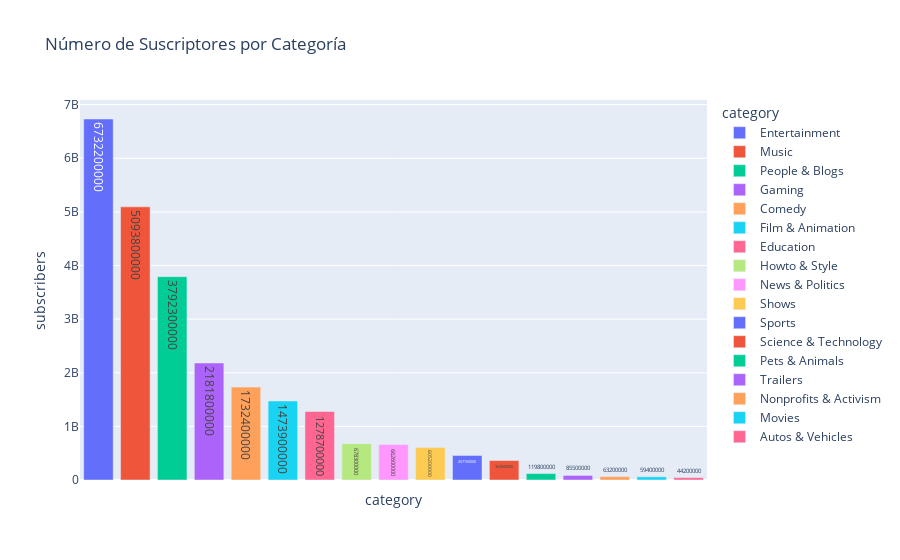

Notebook source saved alongside this figure:
### Code cell
# Crear el gráfico de barras interactivo con Plotly Express
fig = px.bar(subscribers_by_category, x='category', y='subscribers', 
             title='Número de Suscriptores por Categoría', text='subscribers', color='category')

# Ocultar las etiquetas del eje x
fig.update_xaxes(showticklabels=False)

# Mostrar el gráfico
fig.show()

### Figure 1 — Plotly figure (JSON) as saved in the notebook; plotly's stock layout.template omitted (floating-point values rounded to 4 significant figures)
{"data": [{"alignmentgroup": "True", "hovertemplate": "category=%{x}<br>subscribers=%{text}<extra></extra>", "legendgroup": "Entertainment", "marker": {"color": "#636efa", "pattern": {"shape": ""}}, "name": "Entertainment", "offsetgroup": "Entertainment", "orientation": "v", "showlegend": true, "text": [6732200000], "textposition": "auto", "type": "bar", "x": ["Entertainment"], "xaxis": "x", "y": [6732200000], "yaxis": "y"}, {"alignmentgroup": "True", "hovertemplate": "category=%{x}<br>subscribers=%{text}<extra></extra>", "legendgroup": "Music", "marker": {"color": "#EF553B", "pattern": {"shape": ""}}, "name": "Music", "offsetgroup": "Music", "orientation": "v", "showlegend": true, "text": [5093800000], "textposition": "auto", "type": "bar", "x": ["Music"], "xaxis": "x", "y": [5093800000], "yaxis": "y"}, {"alignmentgroup": "True", "hovertemplate": "category=%{x}<br>subscribers=%{text}<extra></extra>", "legendgroup": "People & Blogs", "marker": {"color": "#00cc96", "pattern": {"shape": ""}}, "name": "People & Blogs", "offsetgroup": "People & Blogs", "orientation": "v", "showlegend": true, "text": [3792300000], "textposition": "auto", "type": "bar", "x": ["People & Blogs"], "xaxis": "x", "y": [3792300000], "yaxis": "y"}, {"alignmentgroup": "True", "hovertemplate": "category=%{x}<br>subscribers=%{text}<extra></extra>", "legendgroup": "Gaming", "marker": {"color": "#ab63fa", "pattern": {"shape": ""}}, "name": "Gaming", "offsetgroup": "Gaming", "orientation": "v", "showlegend": true, "text": [2181800000], "textposition": "auto", "type": "bar", "x": ["Gaming"], "xaxis": "x", "y": [2181800000], "yaxis": "y"}, {"alignmentgroup": "True", "hovertemplate": "category=%{x}<br>subscribers=%{text}<extra></extra>", "legendgroup": "Comedy", "marker": {"color": "#FFA15A", "pattern": {"shape": ""}}, "name": "Comedy", "offsetgroup": "Comedy", "orientation": "v", "showlegend": true, "text": [1732400000], "textposition": "auto", "type": "bar", "x": ["Comedy"], "xaxis": "x", "y": [1732400000], "yaxis": "y"}, {"alignmentgroup": "True", "hovertemplate": "category=%{x}<br>subscribers=%{text}<extra></extra>", "legendgroup": "Film & Animation", "marker": {"color": "#19d3f3", "pattern": {"shape": ""}}, "name": "Film & Animation", "offsetgroup": "Film & Animation", "orientation": "v", "showlegend": true, "text": [1473900000], "textposition": "auto", "type": "bar", "x": ["Film & Animation"], "xaxis": "x", "y": [1473900000], "yaxis": "y"}, {"alignmentgroup": "True", "hovertemplate": "category=%{x}<br>subscribers=%{text}<extra></extra>", "legendgroup": "Education", "marker": {"color": "#FF6692", "pattern": {"shape": ""}}, "name": "Education", "offsetgroup": "Education", "orientation": "v", "showlegend": true, "text": [1278700000], "textposition": "auto", "type": "bar", "x": ["Education"], "xaxis": "x", "y": [1278700000], "yaxis": "y"}, {"alignmentgroup": "True", "hovertemplate": "category=%{x}<br>subscribers=%{text}<extra></extra>", "legendgroup": "Howto & Style", "marker": {"color": "#B6E880", "pattern": {"shape": ""}}, "name": "Howto & Style", "offsetgroup": "Howto & Style", "orientation": "v", "showlegend": true, "text": [678300000], "textposition": "auto", "type": "bar", "x": ["Howto & Style"], "xaxis": "x", "y": [678300000], "yaxis": "y"}, {"alignmentgroup": "True", "hovertemplate": "category=%{x}<br>subscribers=%{text}<extra></extra>", "legendgroup": "News & Politics", "marker": {"color": "#FF97FF", "pattern": {"shape": ""}}, "name": "News & Politics", "offsetgroup": "News & Politics", "orientation": "v", "showlegend": true, "text": [662600000], "textposition": "auto", "type": "bar", "x": ["News & Politics"], "xaxis": "x", "y": [662600000], "yaxis": "y"}, {"alignmentgroup": "True", "hovertemplate": "category=%{x}<br>subscribers=%{text}<extra></extra>", "legendgroup": "Shows", "marker": {"color": "#FECB52", "pattern": {"shape": ""}}, "name": "Shows", "offsetgroup": "Shows", "orientation": "v", "showlegend": true, "text": [605200000], "textposition": "auto", "type": "bar", "x": ["Shows"], "xaxis": "x", "y": [605200000], "yaxis": "y"}, {"alignmentgroup": "True", "hovertemplate": "category=%{x}<br>subscribers=%{text}<extra></extra>", "legendgroup": "Sports", "marker": {"color": "#636efa", "pattern": {"shape": ""}}, "name": "Sports", "offsetgroup": "Sports", "orientation": "v", "showlegend": true, "text": [457700000], "textposition": "auto", "type": "bar", "x": ["Sports"], "xaxis": "x", "y": [457700000], "yaxis": "y"}, {"alignmentgroup": "True", "hovertemplate": "category=%{x}<br>subscribers=%{text}<extra></extra>", "legendgroup": "Science & Technology", "marker": {"color": "#EF553B", "pattern": {"shape": ""}}, "name": "Science & Technology", "offsetgroup": "Science & Technology", "orientation": "v", "showlegend": true, "text": [363500000], "textposition": "auto", "type": "bar", "x": ["Science & Technology"], "xaxis": "x", "y": [363500000], "yaxis": "y"}, {"alignmentgroup": "True", "hovertemplate": "category=%{x}<br>subscribers=%{text}<extra></extra>", "legendgroup": "Pets & Animals", "marker": {"color": "#00cc96", "pattern": {"shape": ""}}, "name": "Pets & Animals", "offsetgroup": "Pets & Animals", "orientation": "v", "showlegend": true, "text": [119800000], "textposition": "auto", "type": "bar", "x": ["Pets & Animals"], "xaxis": "x", "y": [119800000], "yaxis": "y"}, {"alignmentgroup": "True", "hovertemplate": "category=%{x}<br>subscribers=%{text}<extra></extra>", "legendgroup": "Trailers", "marker": {"color": "#ab63fa", "pattern": {"shape": ""}}, "name": "Trailers", "offsetgroup": "Trailers", "orientation": "v", "showlegend": true, "text": [85500000], "textposition": "auto", "type": "bar", "x": ["Trailers"], "xaxis": "x", "y": [85500000], "yaxis": "y"}, {"alignmentgroup": "True", "hovertemplate": "category=%{x}<br>subscribers=%{text}<extra></extra>", "legendgroup": "Nonprofits & Activism", "marker": {"color": "#FFA15A", "pattern": {"shape": ""}}, "name": "Nonprofits & Activism", "offsetgroup": "Nonprofits & Activism", "orientation": "v", "showlegend": true, "text": [63200000], "textposition": "auto", "type": "bar", "x": ["Nonprofits & Activism"], "xaxis": "x", "y": [63200000], "yaxis": "y"}, {"alignmentgroup": "True", "hovertemplate": "category=%{x}<br>subscribers=%{text}<extra></extra>", "legendgroup": "Movies", "marker": {"color": "#19d3f3", "pattern": {"shape": ""}}, "name": "Movies", "offsetgroup": "Movies", "orientation": "v", "showlegend": true, "text": [59400000], "textposition": "auto", "type": "bar", "x": ["Movies"], "xaxis": "x", "y": [59400000], "yaxis": "y"}, {"alignmentgroup": "True", "hovertemplate": "category=%{x}<br>subscribers=%{text}<extra></extra>", "legendgroup": "Autos & Vehicles", "marker": {"color": "#FF6692", "pattern": {"shape": ""}}, "name": "Autos & Vehicles", "offsetgroup": "Autos & Vehicles", "orientation": "v", "showlegend": true, "text": [44200000], "textposition": "auto", "type": "bar", "x": ["Autos & Vehicles"], "xaxis": "x", "y": [44200000], "yaxis": "y"}], "layout": {"barmode": "relative", "legend": {"title": {"text": "category"}, "tracegroupgap": 0}, "title": {"text": "Número de Suscriptores por Categoría"}, "xaxis": {"anchor": "y", "categoryarray": ["Entertainment", "Music", "People & Blogs", "Gaming", "Comedy", "Film & Animation", "Education", "Howto & Style", "News & Politics", "Shows", "Sports", "Science & Technology", "Pets & Animals", "Trailers", "Nonprofits & Activism", "Movies", "Autos & Vehicles"], "categoryorder": "array", "domain": [0, 1], "showticklabels": false, "title": {"text": "category"}}, "yaxis": {"anchor": "x", "domain": [0, 1], "title": {"text": "subscribers"}}}}
